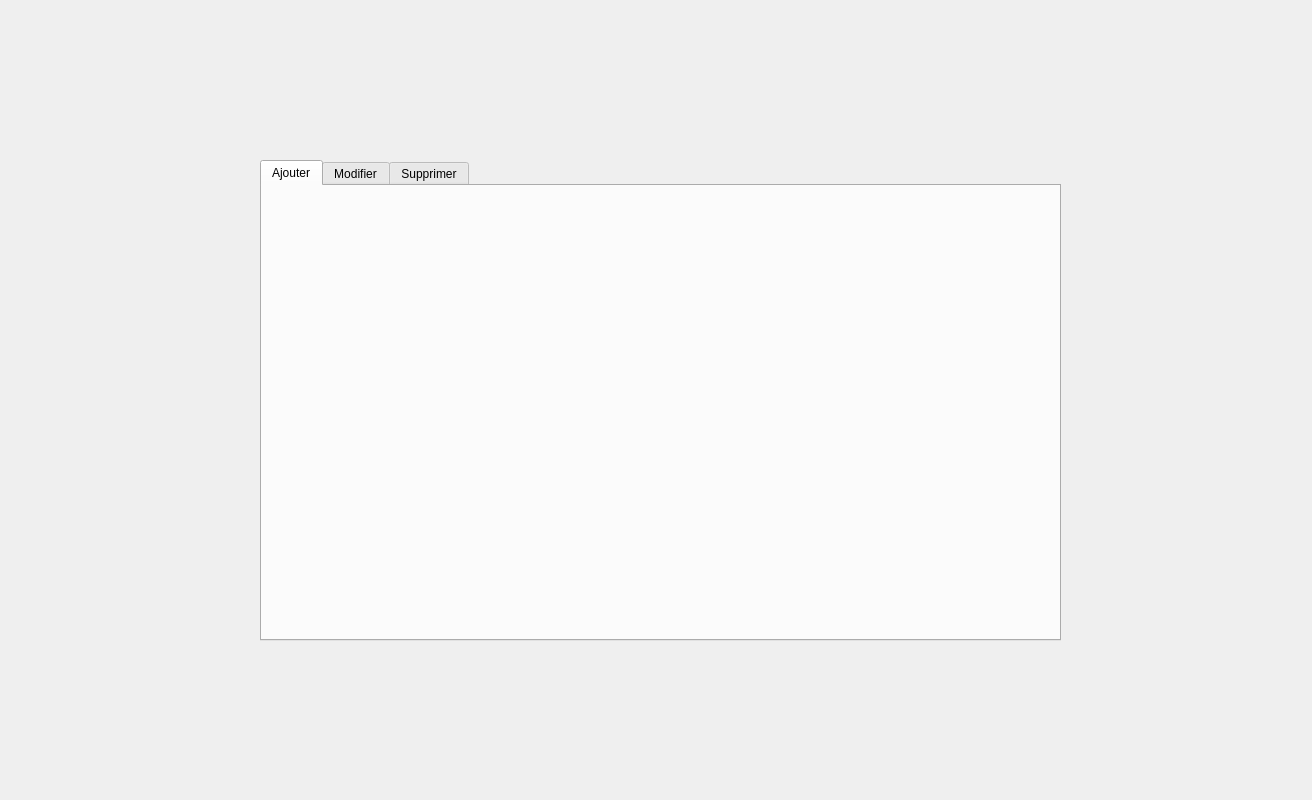
<?xml version="1.0" encoding="UTF-8"?>
<ui version="4.0">
 <class>Porte</class>
 <widget class="QDialog" name="Porte">
  <property name="geometry">
   <rect>
    <x>0</x>
    <y>0</y>
    <width>1312</width>
    <height>800</height>
   </rect>
  </property>
  <property name="windowTitle">
   <string>Dialog</string>
  </property>
  <widget class="QLabel" name="label_2">
   <property name="geometry">
    <rect>
     <x>0</x>
     <y>0</y>
     <width>1311</width>
     <height>801</height>
    </rect>
   </property>
   <property name="text">
    <string/>
   </property>
   <property name="pixmap">
    <pixmap>../Desktop/supermarket-store-interior-with-customers-blurred-background_v_pvxpehe__F0000.png</pixmap>
   </property>
   <property name="scaledContents">
    <bool>true</bool>
   </property>
  </widget>
  <widget class="QTabWidget" name="tabWidget">
   <property name="geometry">
    <rect>
     <x>260</x>
     <y>160</y>
     <width>801</width>
     <height>481</height>
    </rect>
   </property>
   <property name="currentIndex">
    <number>0</number>
   </property>
   <widget class="QWidget" name="tab">
    <attribute name="title">
     <string>Ajouter</string>
    </attribute>
    <widget class="QLabel" name="label">
     <property name="geometry">
      <rect>
       <x>0</x>
       <y>-20</y>
       <width>801</width>
       <height>481</height>
      </rect>
     </property>
     <property name="text">
      <string/>
     </property>
     <property name="pixmap">
      <pixmap>../Desktop/supermarket-store-interior-with-customers-blurred-background_v_pvxpehe__F0000.png</pixmap>
     </property>
    </widget>
   </widget>
   <widget class="QWidget" name="tab_2">
    <attribute name="title">
     <string>Modifier</string>
    </attribute>
    <widget class="QLabel" name="label_3">
     <property name="geometry">
      <rect>
       <x>-4</x>
       <y>-8</y>
       <width>801</width>
       <height>471</height>
      </rect>
     </property>
     <property name="text">
      <string/>
     </property>
     <property name="pixmap">
      <pixmap>../Desktop/supermarket-store-interior-with-customers-blurred-background_v_pvxpehe__F0000.png</pixmap>
     </property>
    </widget>
   </widget>
   <widget class="QWidget" name="tab_3">
    <attribute name="title">
     <string>Supprimer</string>
    </attribute>
    <widget class="QLabel" name="label_4">
     <property name="geometry">
      <rect>
       <x>-4</x>
       <y>-8</y>
       <width>801</width>
       <height>461</height>
      </rect>
     </property>
     <property name="text">
      <string/>
     </property>
     <property name="pixmap">
      <pixmap>../Desktop/supermarket-store-interior-with-customers-blurred-background_v_pvxpehe__F0000.png</pixmap>
     </property>
    </widget>
   </widget>
  </widget>
 </widget>
 <resources/>
 <connections/>
</ui>
